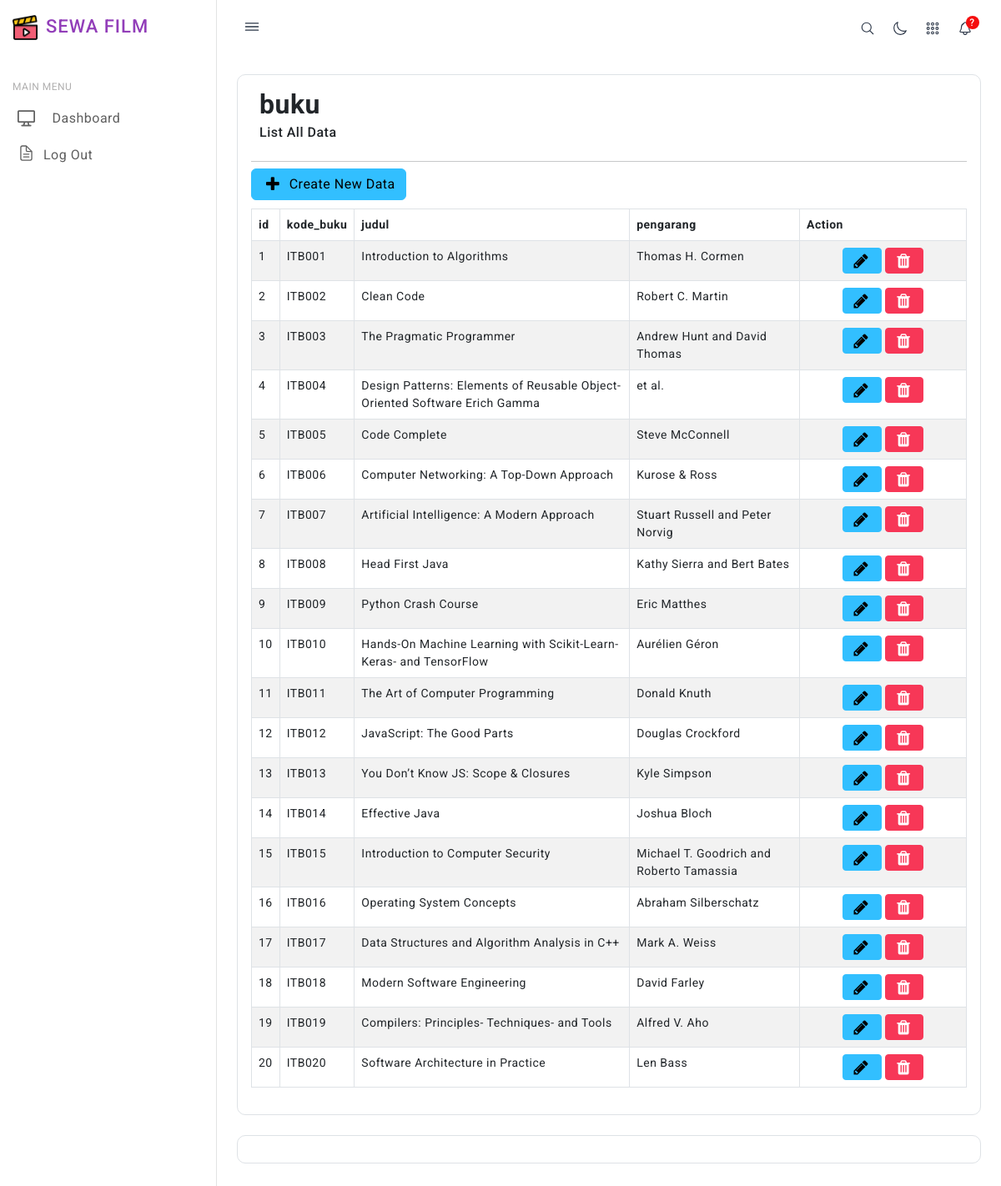
The page /buku/index.php on the database its author committed.
### tables this page shows
CREATE TABLE `buku` (
  `id` int(11) NOT NULL,
  `kode_buku` varchar(50) NOT NULL,
  `judul` varchar(255) NOT NULL,
  `pengarang` varchar(255) NOT NULL
);

### db/database.php (called while the page is built, shortened)
<?php
class Database {
    private $pdo;
    public function __construct() {
        $dotenv = Dotenv\Dotenv::createImmutable(__DIR__ . "/..");
        $host = $_ENV["DB_HOST"];
        $dbname = $_ENV["DB_DATABASE"];
        $username = $_ENV["DB_USERNAME"];
        $password = $_ENV["DB_PASSWORD"];
        $charset = $_ENV["DB_CHARSET"];
    }
    private function connect($host, $dbname, $username, $password, $charset) {
        try {
            $this->pdo = new PDO("mysql:host={$host};dbname={$dbname};charset={$charset}", $username, $password);
            $this->pdo->setAttribute(PDO::ATTR_ERRMODE, PDO::ERRMODE_EXCEPTION);
        } catch (PDOException $e) {
            die("Database connection failed: " . $e->getMessage());
        }
    }
    public function query($sql, $params = []) {
        $stmt = $this->pdo->prepare($sql);
        if ($stmt) {
            $stmt->execute($params);
            return $stmt;
        } else {
            die("Error in query: " . print_r($this->pdo->errorInfo(), true));
        }
    }
}

### controllers/Buku.php (called while the page is built, shortened)
<?php
include_once('../models/BukuModel.php');
class BukuController
{
    private $model;
    public function __construct()
    {
        $this->model = new BukuModel();
    }
    public function getBukuList()
    {
        return $this->model->getBukuList();
    }
}

### models/BukuModel.php (called while the page is built, shortened)
<?php
include_once('../db/database.php');
class BukuModel
{
    private $db;
    public function __construct()
    {
        $this->db = new Database();
    }
    public function getBukuList()
    {
        $sql = 'SELECT * FROM buku limit 100';
        return $this->db->query($sql)->fetchAll(PDO::FETCH_ASSOC);
    }
}

### buku/index.php (the view, shortened to what this page needs)
<?php
include("../controllers/Buku.php");
include("../lib/functions.php");
$obj = new BukuController();
$rows = $obj->getbukuList();
?>
<div class="header icon-and-heading">
<h2><strong>buku</strong> <small>List All Data</small> </h2>
</div>
<hr style="margin-bottom:-2px;"/>
<a style="margin:10px 0px;" class="btn btn-large btn-info" href="add.php"><i class="fa fa-plus"></i> Create New Data</a>
<table class="table table-bordered table-striped">
    <thead>
        <tr>
            <th>id</th>
<th>kode_buku</th>
<th>judul</th>
<th>pengarang</th>
            <th width="140">Action</th>
        </tr>
    </thead>
    <tbody>
        <?php foreach($rows as $row){ ?>
        <tr>
            <td><?php echo $row["id"]; ?></td>
<td><?php echo $row["kode_buku"]; ?></td>
<td><?php echo $row["judul"]; ?></td>
<td><?php echo $row["pengarang"]; ?></td>
            <td class="text-center" width="200">
                <a class="btn btn-info btn-sm" href="edit.php?id=<?php echo $row['id']; ?>">
                    <i class="fa fa-pencil"></i>
                </a>
                <a class="btn btn-danger btn-sm" href="delete.php?id=<?php echo $row['id']; ?>">
                    <i class="fa fa-trash"></i>
                </a>
            </td>
        </tr>
        <?php } ?>
    </tbody>
</table>

### themes/fobia/assets/css/style.css (style rules this page uses)
body { color: #4c5258; font-size: 14px; letter-spacing: .5px; background-color: #ffffff; overflow-x: hidden; font-family: Roboto, sans-serif; }
a { color: #923eb9; text-decoration: none; }
::placeholder { opacity: 0.5 !important; }
.btn i, .btn ion-icon { vertical-align: middle; font-size: 1rem; margin-top: -1em; margin-bottom: -1em; margin-right: 7px; }
.btn i, .btn.btn-lg ion-icon { font-size: 1.25rem; }

### themes/fobia/header.php (style rules this page uses)
h2 strong { display: block; }
h2 small { display: block; font-size: 0.5em; margin-top: 5px; }
.icon-and-heading { display: inline-flex; align-items: center; }
i { font-size: 24px; margin-right: 10px; }

### rows shown on the page
buku: id "1", kode_buku "ITB001", judul "Introduction to Algorithms", pengarang "Thomas H. Cormen"
buku: id "2", kode_buku "ITB002", judul "Clean Code", pengarang "Robert C. Martin"
buku: id "3", kode_buku "ITB003", judul "The Pragmatic Programmer", pengarang "Andrew Hunt and David Thomas"
buku: id "4", kode_buku "ITB004", judul "Design Patterns: Elements of Reusable Object-Oriented Software Erich Gamma", pengarang "et al."
buku: id "5", kode_buku "ITB005", judul "Code Complete", pengarang "Steve McConnell"
buku: id "6", kode_buku "ITB006", judul "Computer Networking: A Top-Down Approach", pengarang "Kurose & Ross"
buku: id "7", kode_buku "ITB007", judul "Artificial Intelligence: A Modern Approach", pengarang "Stuart Russell and Peter Norvig"
buku: id "8", kode_buku "ITB008", judul "Head First Java", pengarang "Kathy Sierra and Bert Bates"
buku: id "9", kode_buku "ITB009", judul "Python Crash Course", pengarang "Eric Matthes"
buku: id "10", kode_buku "ITB010", judul "Hands-On Machine Learning with Scikit-Learn- Keras- and TensorFlow", pengarang "Aurélien Géron"
buku: id "11", kode_buku "ITB011", judul "The Art of Computer Programming", pengarang "Donald Knuth"
buku: id "12", kode_buku "ITB012", judul "JavaScript: The Good Parts", pengarang "Douglas Crockford"
buku: id "13", kode_buku "ITB013", judul "You Don’t Know JS: Scope & Closures", pengarang "Kyle Simpson"
buku: id "14", kode_buku "ITB014", judul "Effective Java", pengarang "Joshua Bloch"
buku: id "15", kode_buku "ITB015", judul "Introduction to Computer Security", pengarang "Michael T. Goodrich and Roberto Tamassia"
buku: id "16", kode_buku "ITB016", judul "Operating System Concepts", pengarang "Abraham Silberschatz"
buku: id "17", kode_buku "ITB017", judul "Data Structures and Algorithm Analysis in C++", pengarang "Mark A. Weiss"
buku: id "18", kode_buku "ITB018", judul "Modern Software Engineering", pengarang "David Farley"
buku: id "19", kode_buku "ITB019", judul "Compilers: Principles- Techniques- and Tools", pengarang "Alfred V. Aho"
buku: id "20", kode_buku "ITB020", judul "Software Architecture in Practice", pengarang "Len Bass"
